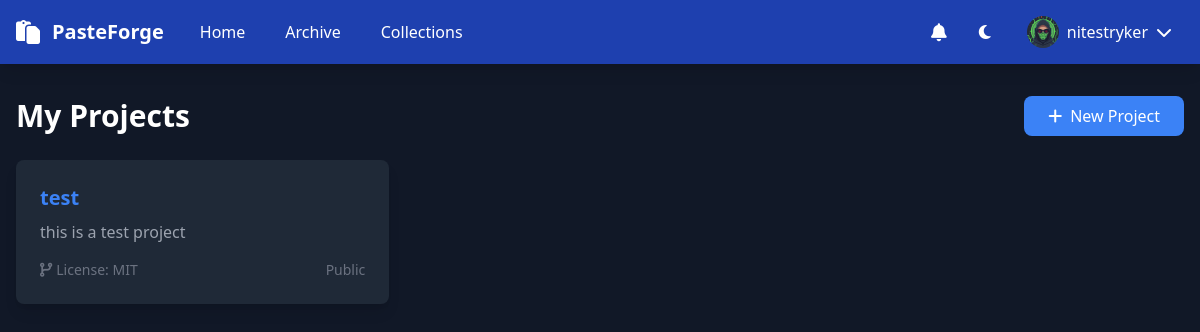
Screenshot of /project_manager.php (signed in) with the database file from the repository.
### tables this page shows
CREATE TABLE users (
      id TEXT PRIMARY KEY,
      username TEXT UNIQUE,
      password TEXT NOT NULL,
      email TEXT,
      profile_image TEXT DEFAULT NULL,
      created_at INTEGER DEFAULT (strftime('%s', 'now'))
    , website TEXT DEFAULT NULL, tagline TEXT DEFAULT 'Just a dev sharing random code', role TEXT DEFAULT 'free', status TEXT DEFAULT 'active', followers_count INTEGER DEFAULT 0, following_count INTEGER DEFAULT 0, profile_visibility TEXT DEFAULT 'public', show_paste_count INTEGER DEFAULT 1, allow_messages INTEGER DEFAULT 1);

CREATE TABLE projects (
        id INTEGER PRIMARY KEY AUTOINCREMENT,
        name TEXT NOT NULL,
        description TEXT,
        readme_content TEXT,
        license_type TEXT DEFAULT 'MIT',
        user_id TEXT NOT NULL,
        is_public BOOLEAN DEFAULT 1,
        default_branch TEXT DEFAULT 'main',
        created_at INTEGER DEFAULT (strftime('%s', 'now')),
        updated_at INTEGER DEFAULT (strftime('%s', 'now')),
        FOREIGN KEY(user_id) REFERENCES users(id)
    );

### project_manager.php (the view, shortened to what this page needs)
<?php
$user_id = $_SESSION['user_id'];
$db = Database::getInstance()->getConnection();
$action = $_GET['action'] ?? 'list';
$projects = [];
if ($action === 'list') {
    $stmt = $db->prepare("SELECT * FROM projects WHERE user_id = ? ORDER BY updated_at DESC");
    $stmt->execute([$user_id]);
    $projects = $stmt->fetchAll(PDO::FETCH_ASSOC);
}
$theme = $_COOKIE['theme'] ?? 'dark';
?>
<!DOCTYPE html>
<html class="<?= $theme ?>">
<head>
    <script src="https://cdn.tailwindcss.com"></script>
    <link href="https://cdnjs.cloudflare.com/ajax/libs/font-awesome/6.4.0/css/all.min.css" rel="stylesheet">
</head>
<body class="bg-gray-50 dark:bg-gray-900 text-gray-900 dark:text-white">
<nav class="bg-blue-600 dark:bg-blue-800 text-white shadow-lg fixed w-full z-10">
    <div class="max-w-7xl mx-auto px-4">
        <div class="flex justify-between h-16">
            <div class="flex items-center space-x-6">
                <a href="/" class="flex items-center space-x-3">
                    <i class="fas fa-paste text-2xl"></i>
                    <span class="text-xl font-bold">PasteForge</span>
                </a>
                <div class="flex space-x-4">
                    <a href="/" class="hover:bg-blue-700 px-3 py-2 rounded">Home</a>
                    <a href="?page=archive" class="hover:bg-blue-700 px-3 py-2 rounded">Archive</a>
                    <?php if ($user_id): ?>
                        <a href="?page=collections" class="hover:bg-blue-700 px-3 py-2 rounded">Collections</a>
                    <?php endif; ?>
                </div>
            </div>
            <div class="flex items-center space-x-4">
                <?php if ($user_id): ?>
                    <a href="notifications.php" class="relative p-2 rounded hover:bg-blue-700 transition-colors">
                        <i class="fas fa-bell text-lg"></i>
                    </a>
                <?php endif; ?>
                <button onclick="toggleTheme()" class="p-2 rounded hover:bg-blue-700">
                    <i class="fas fa-moon"></i>
                </button>
                <?php if (!$user_id): ?>
                    <div class="flex items-center space-x-2">
                        <a href="?page=login" class="flex items-center space-x-2 hover:bg-blue-700 px-3 py-2 rounded">
                            <i class="fas fa-sign-in-alt"></i>
                            <span>Login</span>
                        </a>
                        <a href="?page=signup" class="flex items-center space-x-2 hover:bg-blue-700 px-3 py-2 rounded">
                            <i class="fas fa-user-plus"></i>
                            <span>Sign Up</span>
                        </a>
                    </div>
                <?php else: ?>
                    <div class="relative" x-data="{ open: false }">
                        <button @click="open = !open" class="flex items-center space-x-2 hover:bg-blue-700 px-3 py-2 rounded">
                            <?php
                            $stmt = $db->prepare("SELECT username, profile_image FROM users WHERE id = ?");
                            $stmt->execute([$user_id]);
                            $user_data = $stmt->fetch(PDO::FETCH_ASSOC);
                            $username = $user_data['username'] ?? 'Unknown';
                            $user_avatar = $user_data['profile_image'];
                            ?>
                            <img src="<?= $user_avatar ?? 'https://www.gravatar.com/avatar/'.md5(strtolower($username)).'?d=mp&s=32' ?>"
                                 class="w-8 h-8 rounded-full" alt="Profile">
                            <span><?= htmlspecialchars($username) ?></span>
                            <i class="fas fa-chevron-down ml-1"></i>
                        </button>
                    </div>
                <?php endif; ?>
            </div>
        </div>
    </div>
</nav>
<div class="max-w-7xl mx-auto py-8 px-4 pt-24">
    <?php if ($action === 'list'): ?>
        <div class="flex justify-between items-center mb-6">
            <h1 class="text-3xl font-bold">My Projects</h1>
            <a href="?action=create" class="bg-blue-500 text-white px-6 py-2 rounded-lg hover:bg-blue-600">
                <i class="fas fa-plus mr-2"></i>New Project
            </a>
        </div>
        <div class="grid md:grid-cols-2 lg:grid-cols-3 gap-6">
            <?php foreach ($projects as $proj): ?>
                <div class="bg-white dark:bg-gray-800 rounded-lg shadow-lg p-6">
                    <h3 class="text-xl font-semibold mb-2">
                        <a href="?action=view&project_id=<?= $proj['id'] ?>" class="text-blue-500 hover:text-blue-700">
                            <?= htmlspecialchars($proj['name']) ?>
                        </a>
                    </h3>
                    <?php if ($proj['description']): ?>
                        <p class="text-gray-600 dark:text-gray-400 mb-4">
                            <?= htmlspecialchars(substr($proj['description'], 0, 100)) ?><?= strlen($proj['description']) > 100 ? '...' : '' ?>
                        </p>
                    <?php endif; ?>
                    <div class="flex justify-between items-center text-sm text-gray-500">
                        <span><i class="fas fa-code-branch mr-1"></i>License: <?= $proj['license_type'] ?></span>
                        <span><?= $proj['is_public'] ? 'Public' : 'Private' ?></span>
                    </div>
                </div>
            <?php endforeach; ?>
        </div>
    <?php endif; ?>
</div>
</body>
</html>

### rows the page displays
users: profile_image (picture), username "nitestryker"
projects: name "test", description "this is a test project", license_type "MIT", is_public "Public"
